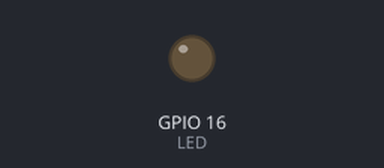
The sketch below on a simulated ESP32. On the bench: output pins drawn as LEDs (lit = HIGH).

Above: at 3.7 s.
Timing chart, 0 to 5.2 s (numbered marks = the images above):
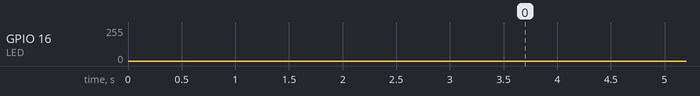

The sketch:

_7_LEDC.ino
```cpp
#define LED 16 //17
#define FREQ 5000
#define CHANNEL 0
#define RES 16

void setup() {
  ledcSetup(CHANNEL, FREQ, RES);
  ledcAttachPin(LED, CHANNEL);
}
void loop() {
  for (int brillo = 0; brillo <= 65535; brillo++) {
    ledcWrite(CHANNEL, brillo);
    delayMicroseconds(20);
  }
  for (int brillo = 65535; brillo >= 0; brillo--) {
    ledcWrite(CHANNEL, brillo);
    delayMicroseconds(20);
  }
}
```
